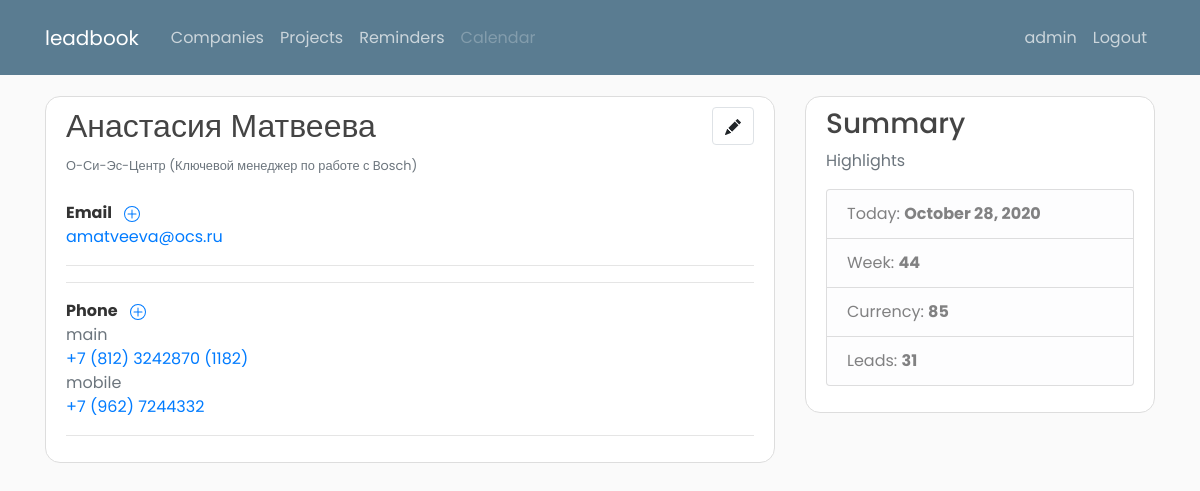
Screenshot of /companies/people/1/ (signed in) with the database file from the repository.
### accounts/models.py (models this page shows)
class User(AbstractUser):
    pass

### leads/models.py (models this page shows, shortened)
class Person(models.Model):
    first_name = models.CharField(max_length=45)
    last_name = models.CharField(max_length=45)
    role = models.CharField(max_length=3, null=True, choices=PersonRole.choices, default=PersonRole.UNKNOWN)
    description = models.TextField(max_length=500, null=True, blank=True, help_text="Особенности работы с контрагентом")
    company = models.ForeignKey("Company", null=True, on_delete=models.SET_NULL)

class Company(models.Model):
    title = models.CharField(max_length=150)
    title_latin = models.CharField(max_length=50, null=True, blank=True)
    website = models.URLField(null=True, blank=True)
    about = models.TextField(max_length=5000, null=True)
    date_added = models.DateTimeField(default=timezone.now)
    legal_form = models.ForeignKey("LegalForm", null=True, on_delete=models.SET_NULL)
    status_choices = (
        ("Unknown", "Unknown"),
        ("Active", "Active"),
        ("Inactive", "Inactive"),
        ("Blocked", "Blocked"),
        ("Competitor", "Competitor")
    )
    status = models.CharField(max_length=45, choices=status_choices, default="Unknown")
    discounts = models.ManyToManyField("inventory.Discount", help_text="Hold down “Control”, or “Command” on a Mac, "
                                                                       "to select more than one.")  # TODO: add project discount
    manager = models.ForeignKey("accounts.User", null=True, on_delete=models.SET_NULL)
    class Meta:
        unique_together = (("title", "legal_form", "about"),)
    def __str__(self):
        return f"{self.title}"

class Email(models.Model):
    email = models.EmailField(max_length=255)
    type = models.CharField(max_length=50, null=True)
    person = models.ForeignKey("Person", on_delete=models.SET_NULL, null=True)
    company = models.ForeignKey("Company", on_delete=models.SET_NULL, null=True)

class Phone(models.Model):
    country_code = models.CharField(max_length=15)
    area_code = models.CharField(max_length=15)
    number = models.CharField(max_length=15)
    extension = models.CharField(max_length=15, null=True, blank=True)
    type = models.ForeignKey("PhoneType", on_delete=models.SET_NULL, null=True)
    person = models.ForeignKey("Person", on_delete=models.CASCADE)
    company = models.ForeignKey("Company", on_delete=models.SET_NULL, null=True, blank=True)
    class Meta:
        unique_together = (("country_code", "area_code", "number", "extension"),)

class PhoneType(models.Model):
    type = models.CharField(max_length=45)
    def __str__(self):
        return self.type

### leads/views.py (the view)
# urls.py: path('people/<int:pk>/', views.PersonDetail.as_view(), name='person-detail'),
class PersonDetail(generic.DetailView):
    model = Person

### dashboard/context_processors.py (called while the page is built)
def summary(request):
    return {
        "global_week": date.today().isocalendar()[1],
        "global_currency": 85,  # get_currency(),
        "global_tasks": get_tasks(),
        "global_tasks_done": get_tasks_done(),
        "global_projects": get_projects(),
        "global_leads": get_leads(),
        "global_new_leads": get_new_leads()
    }

def get_leads():
    return Company.objects.count

def get_new_leads():
    time_threshold = timezone.now() - timedelta(days=15)
    new_leads = Company.objects.filter(date_added__gt=time_threshold).count
    return new_leads

def get_tasks():
    return Reminder.objects.count

def get_tasks_done():
    return Reminder.objects.filter(done=True).count

def get_projects():
    return Project.objects.count

### leads/templates/leads/person_detail.html (shortened to what this page needs)
{% extends 'dashboard/base.html' %}
{% block content %}
<article class="media content-section">
    <div class="media-body">
        <h2>{{ person.first_name }} {{ person.last_name }}
            <a href="{% url 'leads:person-update' person.pk %}" class="btn border float-right">
            </a>
        </h2>
        <small class="text-muted"><a href="{% url 'leads:detail' person.company.pk %}" class="text-muted">{{ person.company }}</a> ({{ person.get_role_display }})</small>
        <strong>Email</strong>
        <a href="{% url 'leads:email-create' %}?person={{ person.id }}&company={{ person.company.id }}" class="ml-2" type="submit">
        </a>
        {% if person.email_set.all %}
        <ul class="list-unstyled">
            {% for email in person.email_set.all %}
            <li><a href="mailto:{{ email.email }}">{{ email.email }}</a></li>
            {% endfor %}
        </ul>
        <hr>
        {% endif %}
        <hr>
        <strong>Phone</strong>
        <a href="{% url 'leads:phone-create' %}?person={{ person.id }}&company={{ person.company.id }}" class="ml-2" type="submit">
        </a>
        {% if person.phone_set.all %}
        <ul class="list-unstyled">
            {% for phone in person.phone_set.all %}
            <span class="text-muted">{{ phone.type }}</span><li class="text-secondary"><a href="tel:+{{ phone.country_code }}{{ phone.area_code }}{{ phone.number }}{% if phone.extension %},{{ phone.extension }}{% endif %}">
            +{{ phone.country_code }} ({{ phone.area_code }}) {{ phone.number }}{% if phone.extension %} ({{ phone.extension }}){% endif %}
        </a></li>
            {% endfor %}
        </ul>
        <hr>
        {% endif %}
    </div>
</article>
{% endblock content %}

### dashboard/templates/dashboard/base.html (shortened to what this page needs)
<!DOCTYPE html>
<html lang="en">
<head>
    <link rel="stylesheet" href="https://stackpath.bootstrapcdn.com/bootstrap/4.5.0/css/bootstrap.min.css">
    {% load static %}
    <link rel="stylesheet" type="text/css" href="{% static 'dashboard/main.css' %}">
</head>
<body>
<header class="site-header">
    <nav class="navbar navbar-expand-md navbar-dark bg-steel fixed-top">
        <div class="container">
            <a class="navbar-brand mr-4" href="{% url 'dashboard:home' %}">leadbook</a>
            <div class="collapse navbar-collapse" id="navbarToggle">
                <div class="navbar-nav mr-auto">
                    <a class="nav-item nav-link" href="{% url 'leads:companies' %}">Companies</a>
                    <a class="nav-item nav-link" href="{% url 'business:projects' %}">Projects</a>
                    <a class="nav-item nav-link" href="{% url 'business:reminder-list' %}">Reminders</a>
                    <a class="nav-item nav-link disabled" href="#">Calendar</a>
                </div>
                <div class="navbar-nav">
                    {% if user.is_authenticated %}
                    <a class="nav-item nav-link" href="{% url 'accounts:profile' %}">{{ user.username }}</a>
                    <a class="nav-item nav-link" href="{% url 'accounts:logout' %}">Logout</a>
                    {% else %}
                    <a class="nav-item nav-link" href="{% url 'accounts:login' %}">Login</a>
                    <a class="nav-item nav-link" href="{% url 'accounts:register' %}">Register</a>
                    {% endif %}
                </div>
            </div>
        </div>
    </nav>
</header>
<main role="main" class="container">
    <div class="row">
        <div class="col-md-8">
            {% block content %}{% endblock %}
        </div>
        <div class="col-md-4">
            <div class="content-section">
                <h3>Summary</h3>
                <p class='text-muted'>Highlights
                <ul class="list-group">
                    <li class="list-group-item list-group-item-light">Today: <strong>{% now "F d, Y" %}</strong></li>
                    <li class="list-group-item list-group-item-light">Week: <strong>{{ global_week }}</strong></li>
                    <li class="list-group-item list-group-item-light">Currency: <strong>{{ global_currency }}</strong></li>
                    <li class="list-group-item list-group-item-light">Leads: <strong>{{ global_leads }}</strong></li>
                </ul>
                </p>
            </div>
        </div>
    </div>
</main>
</body>
</body>
</html>

### dashboard/static/dashboard/main.css (style rules this page uses)
body { background: #fafafa; color: #333333; margin-top: 6rem; font-family: 'Poppins', sans-serif;; }
h1, h2, h3, h4, h5, h6 { color: #444444; }
ul { margin: 0; }
.navbar { padding: 1.1rem; font-size: 1rem; }
.bg-steel { background-color: #5a7c91; }
.site-header .navbar-nav .nav-link { color: #cbd5db; }
.content-section { background: #ffffff; padding: 10px 20px; border: 1px solid #dddddd; border-radius: 15px; margin-bottom: 20px; }

### rows the page displays
User: username "admin"
Person: first_name "Анастасия", last_name "Матвеева", company "О-Си-Эс-Центр", role "Ключевой менеджер по работе с Bosch"
Email: email "amatveeva@ocs.ru"
Phone: type "main", country_code "7", area_code "812", number "3242870", extension "1182"
Phone: type "mobile", country_code "7", area_code "962", number "7244332"

### other values shown
{{ global_week }} "44"
{{ global_currency }} "85"
{{ global_leads }} "31"
